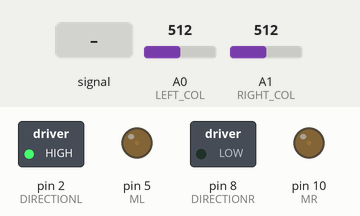
Simulated run of this program. Board: Arduino Leonardo, built with avr-gcc and run on an emulated ATmega32U4. Shown: switched loads named in the program (green lamp = pin HIGH), output pins drawn as LEDs (lit = HIGH). Dashed ring = blinking. The inputs (shaded band) are chosen by the test bench; at power-on: A1 (RIGHT_COL) = 512, A0 (LEFT_COL) = 512. What the program prints to the serial monitor is not drawn.

Above: at 1.2 s.
1.3 s: A0 (LEFT_COL) fed a 2 Hz sine of ±306 counts around its level
At 1.62 s:
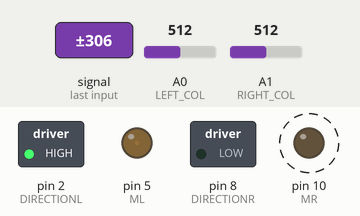
4.3 s: A1 (RIGHT_COL) set to 584
7.3 s: A1 (RIGHT_COL) set to 612
At 7.87 s:
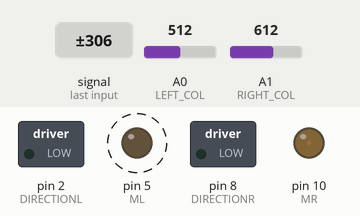
10.3 s: A0 (LEFT_COL) set to 716
11.8 s: A0 (LEFT_COL) set to 612
13.3 s: A0 (LEFT_COL) set to 593
At 14.5 s:
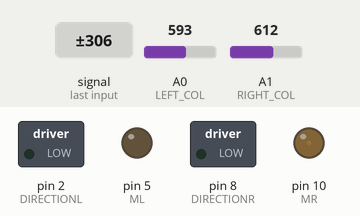
Timing chart, 0 to 15.8 s (numbered marks = the images above; inputs shaded):
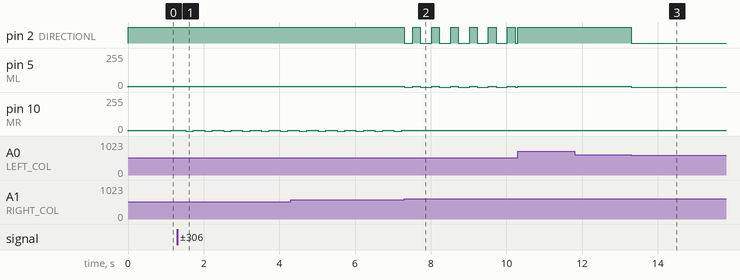

The program:

main.cpp
```cpp
#include <Arduino.h>
#include "Pair.h"

#define startX 3
#define startY 3

#define ML 5
#define DIRECTIONL 2
#define MR 10
#define DIRECTIONR 8
#define LEFT_COL A0
#define RIGHT_COL A1

#define TOP_SPEED 5
#define LOW_SPEED 0
#define DEG90TURN 700
#define sensitivity 600

#define getLeftColor() analogRead(LEFT_COL) > sensitivity
#define getRightColor() analogRead(RIGHT_COL) > sensitivity

int* getSensorData(){
  int data[] = {getLeftColor(), getRightColor()};
  return data;

}

struct Node{
  bool right = false, left = false, forward = false, back = false;

};


void leftMotor(int _speed){
  analogWrite(ML, abs(_speed));
  digitalWrite(DIRECTIONL, _speed > 0);
}

void rightMotor(int _speed){
  analogWrite(MR, abs(_speed));
  digitalWrite(DIRECTIONR, _speed < 0);
}

void turnLeft(int angle){
      rightMotor(LOW_SPEED);
      leftMotor(-LOW_SPEED);
      delay(DEG90TURN * (angle/90));
      rightMotor(LOW_SPEED);
      leftMotor(LOW_SPEED);
}

void turnRight(int angle){
      rightMotor(-LOW_SPEED);
      leftMotor(LOW_SPEED);
      delay(DEG90TURN * (angle/90));
      rightMotor(LOW_SPEED);
      leftMotor(LOW_SPEED);
}

void lineFollow(){
  bool left = getLeftColor(), right = getRightColor();
  Serial.print(left);
  Serial.println(right);
      if(left && !right){
        leftMotor(TOP_SPEED);
        rightMotor(LOW_SPEED);
      }
      else if(!left && right){
        leftMotor(LOW_SPEED);
        rightMotor(TOP_SPEED);
      }
      else{
        leftMotor(TOP_SPEED);
        rightMotor(TOP_SPEED);
      }
}

int* adjList[4][8];
bool visited[4][8];
//adjList[0][0] = {0,0,1,1}
// {up, right, down, left}

int* spin(){
  int* ans = new int[4];
  for(int j = 0; j < 4; j++)
    for(int i = 0; i < 90; i++){
      turnLeft(1);
      int* d = getSensorData();
      if(d[0] || d[1]){
        ans[j] = 1;
        turnLeft(90-i);
        break;
      }
      delay(2);
    }

}

int* convertScanData(int x, int y, int i){
  int* result = new int[2];
  result[0] = x;
  result[1] = y;
  switch(i){
    case 0:
      result[1]++;
    break;
    case 1:
      result[0]++;
    break;
    case 2:
    result[1]--;
    break;
    case 3:
    result[0]--;
    break;
  };
  return result;
}

///dfs
void scan(int x, int y){
  adjList[x][y] = spin();
  if(!visited[x][y]){
    visited[x][y] = true;
    for(int i = 0; i < 4; i++){
      if(adjList[x][y][i] == 1){
        int* gt = convertScanData(x, y, i);
        scan(gt[0], gt[1]);
      }
    }
  }

}

void setup() {
	delay(10);
   pinMode(ML, OUTPUT);
   pinMode(DIRECTIONL, OUTPUT);
   pinMode(MR, OUTPUT);
   pinMode(DIRECTIONR, OUTPUT);

   pinMode(LEFT_COL, INPUT);
   pinMode(RIGHT_COL, INPUT);

}

void loop() {
   lineFollow();
}
```

Pair.h
```cpp
#ifndef PAIR_C
#define PAIR_C
class Pair{
public:
	int x, y;
	Pair(int x1, int y1);
	Pair();
	int first();
	int second();

};
#endif
```

vector.h
```cpp
/*
 * Vector.h
 *
 *  Created on: 05/04/2012
 *      Author: tom
 *      Purpose: To play the part of a mutable array in the absence of the STL.
 */

#ifndef VECTOR_H
#define VECTOR_H

#include <stdint.h>
#include <stdlib.h>
#include <string.h>

#ifndef MIN
#define MIN(a, b) (((a) < (b)) ? (a) : (b))
#endif

#ifndef MAX
#define MAX(a, b) (((a) > (b)) ? (a) : (b))
#endif

#define SWAP(type, a, b) type tmp ## a = a; a = b; b = tmp ## a;

template <class ParameterType> class Predicate
{
public:
    virtual void operator() (ParameterType &param) = 0;
};

template <class VectorType> class Vector
{
    // The address of the first element of the vector
    VectorType *begin;
    // The address one after the last allocated entry in the underlying array
    VectorType *storage;
    // The index of the most recent element put in the underlying array - the head
    int head;

public:
    // The value that is returned when the caller asks for an element that is out of the bounds of the vector
    VectorType OB;

    // We can save a few re-sizings if we know how large the array is likely to grow to be
    Vector(int initialSize = 0)
    {
        begin = new VectorType[initialSize]; //points to the beginning of the new array
        head = initialSize - 1;
        storage = begin + initialSize; //points to the element one outside of the array (such that end - begin = capacity)
    }

    Vector(Vector &obj)
    {
        begin = new VectorType[0]; // Points to the beginning of the new array, it's zero but this line keeps malloc from seg faulting should we delete begin before resizing it
        head = -1;
        storage = begin; //points to the element one outside of the array (such that end - begin = capacity)

        *this = obj;
    }

    // If there's anything in the vector then delete the array, if there's no array then doing will will cause seg faults
    virtual ~Vector() { delete[] begin; }

    Vector &operator=(Vector &obj)
    {
        // Reallocate the underlying buffer to the same size as the
        Resize(obj.Size());

        for(int i = 0; i < obj.Size(); i++)
            (*this)[i] = obj[i];

        head = obj.head;

        return *this;
    }

    void ForEach(Predicate<VectorType> &functor)
    {
        for(int i =  0; i < Size(); i++)
            functor(begin[i]);
    }

    // Swaps the underlying array and characteristics of this vector with another of the same type, very quickly
    void Swap(Vector &obj)
    {
        SWAP(int, head, obj.head);
        SWAP(VectorType*, begin, obj.begin);
        SWAP(VectorType*, storage, obj.storage);
    }

    // Checks the entire Vector to see whether a matching item exists. Bear in mind that the VectorType might need to implement
    // equality operator (operator==) for this to work properly.
    bool Contains(VectorType element)
    {
        for(int i = 0; i < Size(); i++)
            if(operator [](i) == element)
                return true;

        return false;
    }

    int Find(VectorType element)
    {
        for(int i = 0; i < Size(); i++)
            if(operator [](i) == element)
                return i;

        return -1;
    }

    void PushBack(VectorType element) { PushBack(&element, 1); }

    void PushBack(const VectorType *elements, int len)
    {
        // If the length plus this's size is greater than the capacity, reallocate to that size.
        if(len + Size() > Capacity())
            ReAllocate(MAX(Size() + len, Size() * 2));

        int append = MIN(storage - begin - head - 1, len), prepend = len - append;

        // memcpy the data starting at the head all the way up to the last element *(storage - 1)
        memcpy((begin + head + 1), elements, sizeof(VectorType) * append);

        // If there's still data to copy memcpy whatever remains, starting at the first element *(begin) until the end of data. The first step will have ensured
        // that we don't crash into the tail during this process.
        memcpy(begin,(elements + append), sizeof(VectorType) * prepend);

        // Re-recalculate head and size.
        head += len;
    }

    void Erase(unsigned int position) { Erase(position, position + 1); }

    // Erase an arbitrary section of the vector from first up to last minus one. Like the stl counterpart, this is pretty labour intensive so go easy on it.
    void Erase(int first, int last)
    {
        // For this we'll set the value of the array at first to the value of the array at last plus one. We'll do that all the way up to toIndex
        for(int i = 0; i < (Size() - first); i++)
        {
            // If by trying to fill in the next element with the ones ahead of it we'll be running off the end of the vector, stop.
            if((i + last) > (Size() - 1))
                break;

            begin[first + i] = begin[last + i];
        }

        // Adjust the head to reflect the new size
        head -= last - first;
    }

    // Remove the most recent element in the array
    void PopBack()
    {
        if(Size() > 0)
            head--;
    }

    // Empty the vector, or to be precise - forget the fact that there was ever anything in there.
    void Clear() { head = -1; }

    // Returns a bool indicating whether or not there are any elements in the array
    bool Empty() { return head == -1; }

    // Returns the oldest element in the array (the one added before any other)
    VectorType const &Back() { return *begin; }

    // Returns the newest element in the array (the one added after every other)
    VectorType const &Front() { return begin[head]; }

    // Returns the nth element in the vector
    VectorType &operator[](int n)
    {
        if(n < Size())
            return begin[n];
        else
            return OB;
    }

    // Returns a pointer such that the vector's data is laid out between ret to ret + size
    VectorType *Data() { return begin; }

    // Recreates the vector to hold len elements, all being copies of val
    void Assign(int len, const VectorType &val)
    {
        delete[] begin;

        // Allocate an array the same size as the one passed in
        begin = new VectorType[len];
        storage = begin + len;

        // Refresh the head and tail, assuming the array is in order, which it really has to be
        head = len - 1;

        for(int i = 0 ; i < Size(); i++)
            begin[i] = val;
    }

    // Recreates the vector using an external array
    void Assign(VectorType *array, int len)
    {
        delete[] begin;

        // Allocate an array the same size as the one passed in
        begin = new VectorType[len];
        storage = begin + len;

        // Refresh the head and tail, assuming the array is in order, which it really has to be
        head = len - 1;

        // Copy over the memory
        memcpy(begin, array, sizeof(VectorType) * len);
    }

    // Returns the number of elements that the vector will support before needing resizing
    int Capacity() { return (storage - begin); }

    // Returns the number of elements in vector
    int Size() { return head + 1; }

    // Requests that the capacity of the allocated storage space for the elements
    // of the vector be at least enough to hold size elements.
    void Reserve(unsigned int size)
    {
        if(size > Capacity())
            ReAllocate(size);
    }

    // Resizes the vector
    void Resize(unsigned int size)
    {
        // If necessary, resize the underlying array to fit the new size
        if(size > Capacity())
            ReAllocate(size);

        // Now revise the head and size (tail needn't change) to reflect the new size
        head = size - 1;
    }

private:

    void ReAllocate(unsigned int size)
    {
        // Just in case we're re-allocating less room than we had before, make sure that we don't overrun the buffer by trying to write more elements than
        // are now possible for this vector to hold.
        if(Size() > (int)size)
            head = size - 1;

        // Allocate an array twice the size of that of the old
        VectorType *_begin = new VectorType[size];
        VectorType *_storage = _begin + size;

        int _head = Size() - 1;

        // Copy across all the old array's data and rearrange it!
        for(int i = 0; i < Size(); i++)
            _begin[i] = (*this)[i];

        // Free the old memory
        delete[] begin;

        // Redirect the old array to point to the new one
        begin = _begin;
        storage = _storage;
        head = _head;
    }
};

#endif // VECTOR_H
```

Pair.cpp
```cpp
#include "Pair.h"
Pair::Pair(int x1, int y1)
{
    x = x1;
    y = y1;
}

int Pair::first()
{
    return x;
}

int Pair::second()
{
    return y;
}

Pair::Pair(){}
```

bfs.cpp
```cpp
#include <vector.h>
#include "Pair.h"
#define push_back PushBack
#define size Size
#define erase Erase


class Queue{
public:
	Vector <int> v;
	void insert(int k)
	{
		v.push_back(k);
	}
	void pop()
	{
		for(int i = 1; i < v.size(); i++)
		{
			v[i-1]=v[i];
		}
		v.PopBack();
	}
	bool empty()
	{
		if (v.size()==0)
			return 1;
		else
			return 0;
	}
	int size()
	{
		return v.size();
	}
	int first()
	{
		return v[0];
	}

	/*bool print()
	{
		for (int i = 0; i < v.size(); i++)
			cout << v[i];
	}*/

};

class ShortestWay{
public:
	int x_st, y_st, x_f, y_f;
    int map_s [4][8][4];

	Queue q;
	Vector <int> answer;
	Vector <int> ans;
	int length [4][8] = {{0},{0}};

    ShortestWay()
    {
    	x_st = -1;
		y_st = -1;
		x_f = -1;
		y_f = -1;
    }
	ShortestWay(int x_st1, int y_st1, int x_f1, int y_f1)
	{
		x_st = x_st1+1;
		y_st = y_st1+1;
		x_f = x_f1+1;
		y_f = y_f1+1;
	}


	/*void enter_map()
	{
		int a=-124,b=-1241;
		cin >> a >> b;
		while (a != -1 && b != -1)
		{
			for (int i = 0; i < 4; i++)
			{
				cin >> map_s[a][b][i];
			}
			cin >> a >> b;
		}

	}*/


	/*void print_len()
	{
		for (int i = 0; i < 4; i++)
		{
			for (int j = 0; j < 8; j++)
				cout << length[i][j];
			cout << endl;
		}
	}*/

	void bfs()
	{
		int coun = 0;
		q.insert(x_st*10+y_st);
		while (!q.empty())
		{
			coun++;
			int x = q.first()/10-1;
			int y = q.first()%10-1;
			//cout << coun << ") " << "x=" << x << ' ' << "y=" << y << endl;
			for (int i = 0; i < 4; i++)
			{
				if (map_s[x][y][i] == 1)
				{
					//cout << endl << "YES! " << i << endl;
					if (i == 0)
					{
						if (length[x-1][y]==0 && (x-1 != x_st-1 || y != y_st-1))
						{
							length[x-1][y] = length[x][y]+1;
							q.insert(x*10+y+1);
						}
					}
					if (i == 1)
					{
						if (length[x][y+1] == 0 && (x != x_st-1 || y+1 != y_st-1))
						{
							length[x][y+1] = length[x][y]+1;
							q.insert((x+1)*10+y+2);
						}
					}
					if (i == 2)
					{
						if (length[x+1][y] == 0 && (x+1 != x_st-1 || y != y_st-1))
						{
							length[x+1][y] = length[x][y]+1;
							q.insert((x+2)*10+y+1);
						}
					}
					if (i == 3)
					{
						if (length[x][y-1] == 0 && (x != x_st-1 || y-1 != y_st-1))
						{
							length[x][y-1] = length[x][y]+1;
							q.insert((x+1)*10+y);
						}
					}
				}
			}
			q.pop();
		}
		int x = x_f-1, y = y_f-1;
		while(x != x_st-1 || y != y_st-1)
		{
			if (length[x-1][y]==length[x][y]-1)
			{
				ans.push_back(3);
				x--;
				continue;
			}
			if (length[x+1][y]==length[x][y]-1)
			{
				ans.push_back(1);
				x++;
				continue;
			}

			if (length[x][y-1]==length[x][y]-1)
			{
				ans.push_back(2);
				y--;
				continue;
			}
			if (length[x][y+1]==length[x][y]-1)
			{
				ans.push_back(4);
				y++;
				continue;
			}
		}

		for (int i = ans.size()-1; i >=0; i --)
		{
			answer.push_back(ans[i]);
		}
	}

};
```

finder.cpp
```cpp
#include <vector.h>
#include <Arduino.h>

class Finder{
public:
    int map[4][8][4];
    bool bolmap[4][8];
    int xcube, ycube;
    int xans, yans;
    int s=0;
    Finder(int x, int y)
    {
        xcube = x;
        ycube = y;
    }

    void Find()
    {
        int x_s, y_s;
        x_s = max(xcube-3, 0);
        y_s = max(ycube-3, 0);
        int x_f, y_f;
        x_f = min(xcube+3, 7);
        y_f = min(ycube+3, 3);
        for (int i = y_s; i <= y_f; i++)
        {
            for (int j = x_s; j <= x_f; j++)
            {
                bolmap[i][j] = 1;
            }
        }
        for (int i = y_s; i <= y_f; i++)
        {
            for (int j = x_s; j <= x_f; j++)
            {
                int count = 0;
                for (int k = 0; k < 4; k++)
                {
                    count+=map[i][j][k];
                }
                if (count == 3 || count == 4)
                {
                    int x_s1, y_s1, x_f1, y_f1;
                    x_s1=max(0, j-1);
                    y_s1=max(0, i-1);
                    x_f1=min(7, j+1);
                    y_f1=min(7, i+1);
                    for (int k = y_s1; k <= y_f1; k++)
                    {
                        for (int p = x_s1; p <= x_f1; p++)
                        {
                            bolmap[k][p]=1;
                        }
                    }
                    int ar=0;
                    for (int k = 0; k < 4; k++)
                    {
                        for (int p = 0; p < 8; p++)
                        {
                            if (bolmap[k][p]==1)
                                ar++;
                        }
                    }
                    if (ar>s)
                    {
                        xans=j;
                        yans=i;
                        s=ar;
                    }


                    for (int k = y_s1; k <= y_f1; k++)
                    {
                        for (int p = x_s1; p <= x_f1; p++)
                        {
                            bolmap[k][p]=0;
                        }
                    }

                    for (int k = y_s; k <= y_f; k++)
                    {
                        for (int p = x_s; p <= x_f; p++)
                        {
                            bolmap[i][j] = 1;
                        }
                    }
                }
            }
        }
    }
};
```

Measured:
- the behaviour switches between 600 and 601 on A1 (RIGHT_COL) (found by bisection; images 1 and 2)
- after the input at 1.3 s, pin 10 (MR): alternates 5/255 for 0.30 s and 0/255 for 0.20 s, starting after 0.22 s
- after the input at 7.3 s, pin 2 (DIRECTIONL): alternates HIGH for 0.20 s and LOW for 0.30 s, starting at once; pin 5 (ML): alternates 5/255 for 0.20 s and 0/255 for 0.30 s, starting at once; pin 10 (MR): stops changing and stays 5/255
- after the input at 13.3 s, pin 2 (DIRECTIONL): HIGH → LOW at once; pin 5 (ML): 5/255 → 0/255 at once
